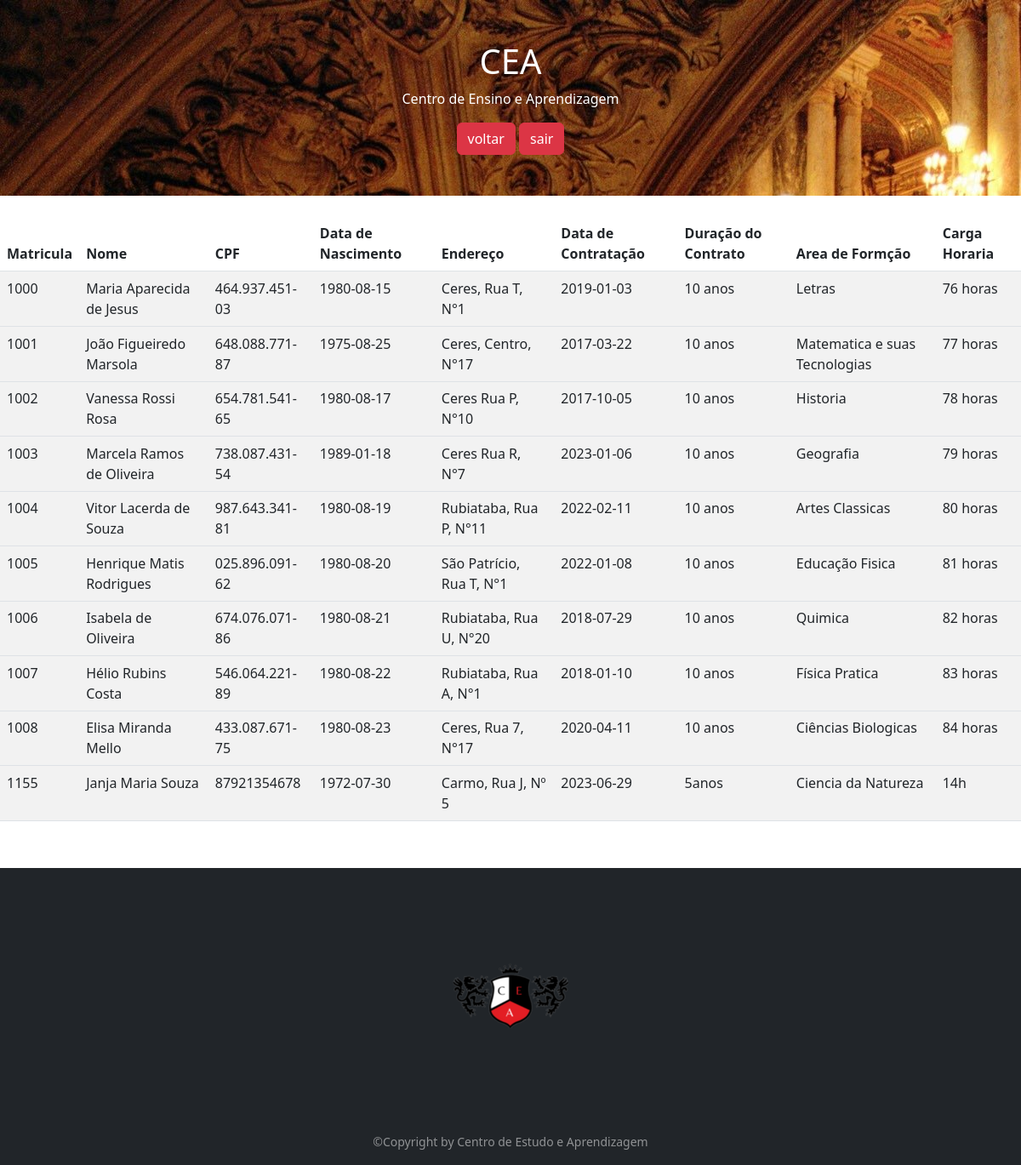
/sites/profs.php, run on the app's committed database.
### tables this page shows
CREATE TABLE `tb_professor` (
  `id_professor` int(11) NOT NULL AUTO_INCREMENT,
  `matricula` int(4) NOT NULL,
  `nome_professor` varchar(45) NOT NULL,
  `cpf` varchar(14) NOT NULL,
  `dt_nascimento` date NOT NULL,
  `endereco_professor` varchar(50) NOT NULL,
  `dt_contrato` date NOT NULL,
  `duracao_contrato` varchar(45) NOT NULL,
  `area_formacao` varchar(45) NOT NULL,
  `cg_horaria` varchar(45) NOT NULL,
  `senha` varchar(20) NOT NULL,
  `tb_adm_id_adm` int(11) NOT NULL,
  `tb_turma_id_tuma` int(11) NOT NULL,
  PRIMARY KEY (`id_professor`),
  UNIQUE KEY `matricula_professor_UNIQUE` (`matricula`),
  KEY `fk_tb_professor_tb_adm1_idx` (`tb_adm_id_adm`),
  KEY `tb_turma_id_tuma` (`tb_turma_id_tuma`),
  CONSTRAINT `fk_tb_professor_tb_adm1` FOREIGN KEY (`tb_adm_id_adm`) REFERENCES `tb_adm` (`id_adm`) ON DELETE NO ACTION ON UPDATE NO ACTION,
  CONSTRAINT `tb_professor_ibfk_1` FOREIGN KEY (`tb_turma_id_tuma`) REFERENCES `tb_turma` (`id_turma`)
);

### sites/profs.php (the view, shortened to what this page needs)
<!DOCTYPE html>
<html lang="en">
    <head>
    <link href="https://cdn.jsdelivr.net/npm/bootstrap@5.3.0/dist/css/bootstrap.min.css" rel="stylesheet"
>
        <link rel="stylesheet" href="estiloAluno.css">
    </head>
    <body>
    <div class="container-fluid p-5 bg-primary text-white text-center">
            <h1>CEA</h1>
            <p>Centro de Ensino e Aprendizagem</p>
            <a href="busca_professor.html" class="btn btn-danger">voltar</a>
            <a href="index.html" class="btn btn-danger">sair</a>
          </div><br>
        <table class="table table-striped">
            <thead>
                <tr>
                    <th scope="col">Matricula</th>
                    <th scope="col">Nome</th>
                    <th scope="col">CPF</th>
                    <th scope="col">Data de Nascimento</th>
                    <th scope="col">Endereço</th>
                    <th scope="col">Data de Contratação</th>
                    <th scope="col">Duração do Contrato</th>
                    <th scope="col">Area de Formção</th>
                    <th scope="col">Carga Horaria</th>
                </tr>
            </thead>
            <tbody>
                <?php
                    require_once 'conexao.php';
                    $sql = 'SELECT * FROM tb_professor';
                    $resultados = mysqli_query($conexao, $sql);
                        if (mysqli_num_rows($resultados) > 0 ){
                            while ($linha = mysqli_fetch_array($resultados)){
                                echo "<tr>";
                                echo "<td>" . $linha['matricula'] . "</td>";
                                echo "<td>" . $linha['nome_professor'] . "</td>";
                                echo "<td>" . $linha['cpf'] . "</td>";
                                echo "<td>" . $linha['dt_nascimento'] . "</td>";
                                echo "<td>" . $linha['endereco_professor'] . "</td>";
                                echo "<td>" . $linha['dt_contrato'] . "</td>";
                                echo "<td>" . $linha['duracao_contrato'] . "</td>";
                                echo "<td>" . $linha['area_formacao'] . "</td>";
                                echo "<td>" . $linha['cg_horaria'] . "</td>";
                                echo "<tr>";
                            }
                        }
                ?>
            </tbody>
        </table><br>
        <footer class="bg-dark py-3 mt-3">
            <div class="container text-light text-center">
              <img src="BackgroundEraser_20230624_154848812.png"><br><br>
              <small class="text-white-50">&copy;Copyright by Centro de Estudo e Aprendizagem</small>
            </div>
          </footer>
    </body>
</html>

### sites/estiloAluno.css (style rules this page uses)
.container-fluid { background-image: url(thumb-1920-129165.jpg); }

### data on the page
tb_professor: matricula "1000", nome_professor "Maria Aparecida de Jesus", cpf "464.937.451-03", dt_nascimento "1980-08-15", endereco_professor "Ceres, Rua T, N°1", dt_contrato "2019-01-03", duracao_contrato "10 anos", area_formacao "Letras", cg_horaria "76 horas"
tb_professor: matricula "1001", nome_professor "João Figueiredo Marsola", cpf "648.088.771-87", dt_nascimento "1975-08-25", endereco_professor "Ceres, Centro, N°17", dt_contrato "2017-03-22", duracao_contrato "10 anos", area_formacao "Matematica e suas Tecnologias", cg_horaria "77 horas"
tb_professor: matricula "1002", nome_professor "Vanessa Rossi Rosa", cpf "654.781.541-65", dt_nascimento "1980-08-17", endereco_professor "Ceres Rua P, N°10", dt_contrato "2017-10-05", duracao_contrato "10 anos", area_formacao "Historia", cg_horaria "78 horas"
tb_professor: matricula "1003", nome_professor "Marcela Ramos de Oliveira", cpf "738.087.431-54", dt_nascimento "1989-01-18", endereco_professor "Ceres Rua R, N°7", dt_contrato "2023-01-06", duracao_contrato "10 anos", area_formacao "Geografia", cg_horaria "79 horas"
tb_professor: matricula "1004", nome_professor "Vitor Lacerda de Souza", cpf "987.643.341-81", dt_nascimento "1980-08-19", endereco_professor "Rubiataba, Rua P, N°11", dt_contrato "2022-02-11", duracao_contrato "10 anos", area_formacao "Artes Classicas", cg_horaria "80 horas"
tb_professor: matricula "1005", nome_professor "Henrique Matis Rodrigues", cpf "025.896.091-62", dt_nascimento "1980-08-20", endereco_professor "São Patrício, Rua T, N°1", dt_contrato "2022-01-08", duracao_contrato "10 anos", area_formacao "Educação Fisica", cg_horaria "81 horas"
tb_professor: matricula "1006", nome_professor "Isabela de Oliveira", cpf "674.076.071-86", dt_nascimento "1980-08-21", endereco_professor "Rubiataba, Rua U, N°20", dt_contrato "2018-07-29", duracao_contrato "10 anos", area_formacao "Quimica", cg_horaria "82 horas"
tb_professor: matricula "1007", nome_professor "Hélio Rubins Costa", cpf "546.064.221-89", dt_nascimento "1980-08-22", endereco_professor "Rubiataba, Rua A, N°1", dt_contrato "2018-01-10", duracao_contrato "10 anos", area_formacao "Física Pratica", cg_horaria "83 horas"
tb_professor: matricula "1008", nome_professor "Elisa Miranda Mello", cpf "433.087.671-75", dt_nascimento "1980-08-23", endereco_professor "Ceres, Rua 7, N°17", dt_contrato "2020-04-11", duracao_contrato "10 anos", area_formacao "Ciências Biologicas", cg_horaria "84 horas"
tb_professor: matricula "1155", nome_professor "Janja Maria Souza", cpf "87921354678", dt_nascimento "1972-07-30", endereco_professor "Carmo, Rua J, Nº 5", dt_contrato "2023-06-29", duracao_contrato "5anos", area_formacao "Ciencia da Natureza", cg_horaria "14h"
